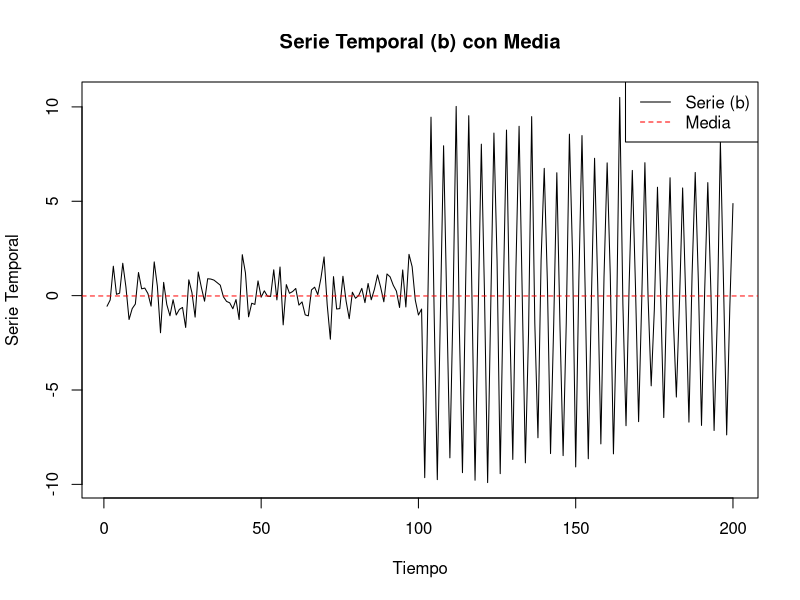
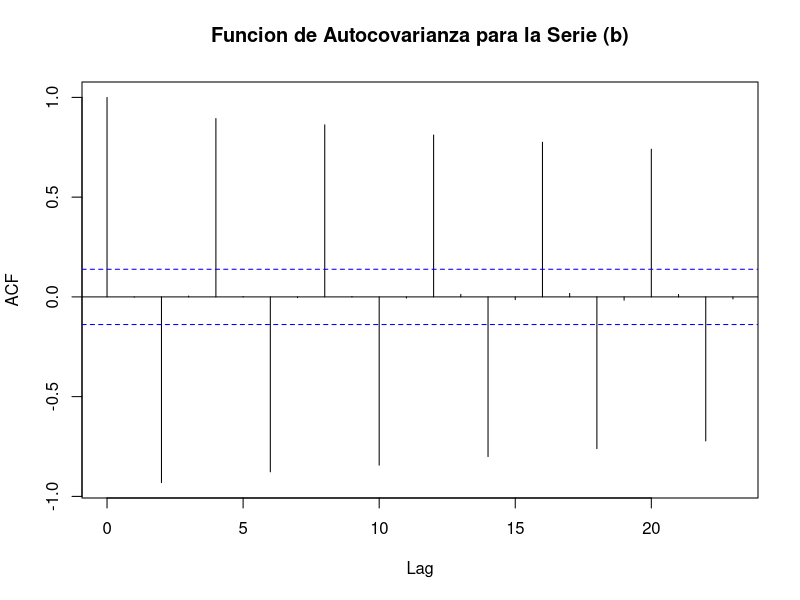

These figures' R source, in order:
install.packages("forecast")
library(forecast)

set.seed(123) # Para reproducibilidad
tiempo <- 1:200
signal <- ifelse(tiempo <= 100, 0, 10 * exp(-(tiempo-100)/200) * cos(2 * pi * tiempo / 4))
ruido <- rnorm(200, mean = 0, sd = 1) 
serie_temporal <- signal + ruido

media <- mean(serie_temporal)
covarianza <- Acf(serie_temporal, plot=FALSE)

# Grafica serie temporal
plot(tiempo, serie_temporal, type="l", main="Serie Temporal (b) con Media", xlab="Tiempo", ylab="Serie Temporal")
abline(h = media, col="red", lty=2)
legend("topright", legend=c("Serie (b)", "Media"), col=c("black", "red"), lty=1:2)

# Grafica autocovarianza
plot(covarianza, main="Funcion de Autocovarianza para la Serie (b)")
